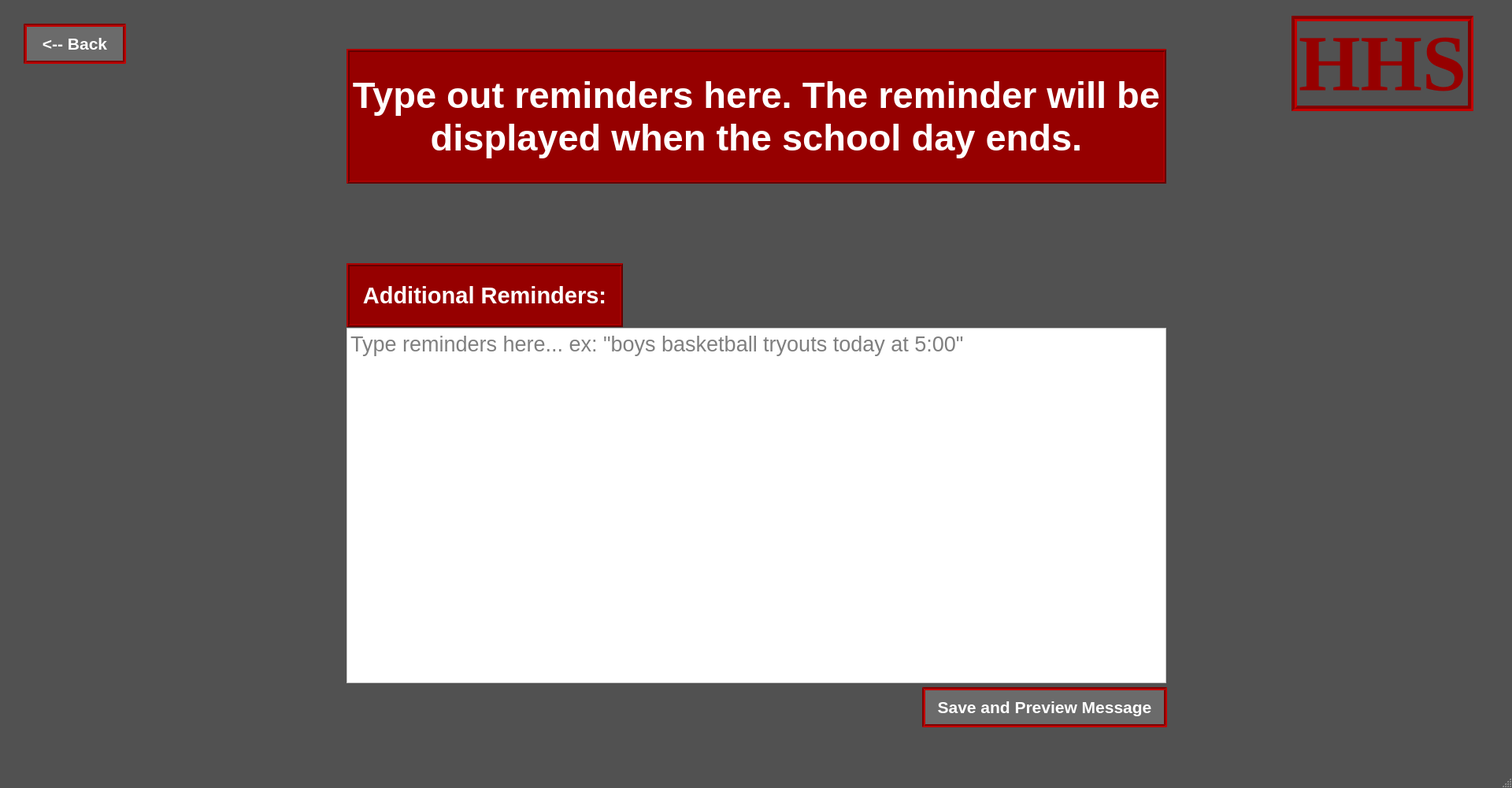
<?xml version="1.0" encoding="UTF-8"?>
<ui version="4.0">
 <class>Dialog</class>
 <widget class="QDialog" name="Dialog">
  <property name="windowModality">
   <enum>Qt::WindowModal</enum>
  </property>
  <property name="geometry">
   <rect>
    <x>0</x>
    <y>0</y>
    <width>1920</width>
    <height>1000</height>
   </rect>
  </property>
  <property name="sizePolicy">
   <sizepolicy hsizetype="Expanding" vsizetype="Expanding">
    <horstretch>0</horstretch>
    <verstretch>0</verstretch>
   </sizepolicy>
  </property>
  <property name="windowTitle">
   <string>Dialog</string>
  </property>
  <property name="windowOpacity">
   <double>1.000000000000000</double>
  </property>
  <property name="sizeGripEnabled">
   <bool>true</bool>
  </property>
  <property name="modal">
   <bool>true</bool>
  </property>
  <widget class="QWidget" name="widget" native="true">
   <property name="enabled">
    <bool>true</bool>
   </property>
   <property name="geometry">
    <rect>
     <x>0</x>
     <y>0</y>
     <width>1920</width>
     <height>1000</height>
    </rect>
   </property>
   <property name="styleSheet">
    <string notr="true">background-color:rgb(81, 81, 81)</string>
   </property>
   <widget class="QLabel" name="label_2">
    <property name="geometry">
     <rect>
      <x>440</x>
      <y>62</y>
      <width>1041</width>
      <height>171</height>
     </rect>
    </property>
    <property name="font">
     <font>
      <pointsize>35</pointsize>
      <weight>75</weight>
      <bold>true</bold>
     </font>
    </property>
    <property name="styleSheet">
     <string notr="true">background-color:rgb(150, 0, 0);
color: rgb(255, 255, 255);
</string>
    </property>
    <property name="frameShape">
     <enum>QFrame::Box</enum>
    </property>
    <property name="frameShadow">
     <enum>QFrame::Raised</enum>
    </property>
    <property name="lineWidth">
     <number>2</number>
    </property>
    <property name="text">
     <string>Type out reminders here. The reminder will be displayed when the school day ends.</string>
    </property>
    <property name="alignment">
     <set>Qt::AlignCenter</set>
    </property>
    <property name="wordWrap">
     <bool>true</bool>
    </property>
   </widget>
   <widget class="QLabel" name="label_3">
    <property name="geometry">
     <rect>
      <x>1640</x>
      <y>20</y>
      <width>231</width>
      <height>121</height>
     </rect>
    </property>
    <property name="font">
     <font>
      <family>Times New Roman</family>
      <pointsize>76</pointsize>
      <weight>75</weight>
      <bold>true</bold>
     </font>
    </property>
    <property name="styleSheet">
     <string notr="true">color:rgb(150, 0, 0);
border: 7px groove rgb(130, 0, 0)</string>
    </property>
    <property name="frameShape">
     <enum>QFrame::Box</enum>
    </property>
    <property name="frameShadow">
     <enum>QFrame::Plain</enum>
    </property>
    <property name="lineWidth">
     <number>6</number>
    </property>
    <property name="text">
     <string>HHS</string>
    </property>
    <property name="scaledContents">
     <bool>false</bool>
    </property>
    <property name="alignment">
     <set>Qt::AlignCenter</set>
    </property>
   </widget>
   <widget class="QLabel" name="label">
    <property name="geometry">
     <rect>
      <x>440</x>
      <y>334</y>
      <width>351</width>
      <height>81</height>
     </rect>
    </property>
    <property name="font">
     <font>
      <pointsize>22</pointsize>
      <weight>75</weight>
      <bold>true</bold>
     </font>
    </property>
    <property name="styleSheet">
     <string notr="true">background-color:rgb(150, 0, 0);
color: rgb(255, 255, 255);

</string>
    </property>
    <property name="frameShape">
     <enum>QFrame::Box</enum>
    </property>
    <property name="frameShadow">
     <enum>QFrame::Raised</enum>
    </property>
    <property name="lineWidth">
     <number>2</number>
    </property>
    <property name="text">
     <string>Additional Reminders:</string>
    </property>
    <property name="alignment">
     <set>Qt::AlignCenter</set>
    </property>
    <property name="wordWrap">
     <bool>false</bool>
    </property>
   </widget>
   <widget class="QTextEdit" name="eodmessageinput">
    <property name="geometry">
     <rect>
      <x>440</x>
      <y>416</y>
      <width>1041</width>
      <height>451</height>
     </rect>
    </property>
    <property name="font">
     <font>
      <pointsize>20</pointsize>
     </font>
    </property>
    <property name="styleSheet">
     <string notr="true">background-color: rgb(255, 255, 255);</string>
    </property>
    <property name="placeholderText">
     <string>Type reminders here... ex: &quot;boys basketball tryouts today at 5:00&quot;</string>
    </property>
   </widget>
   <widget class="QPushButton" name="gobackhome">
    <property name="geometry">
     <rect>
      <x>30</x>
      <y>30</y>
      <width>130</width>
      <height>51</height>
     </rect>
    </property>
    <property name="font">
     <font>
      <pointsize>16</pointsize>
      <weight>75</weight>
      <bold>true</bold>
     </font>
    </property>
    <property name="styleSheet">
     <string notr="true">background-color: rgb(107, 107, 107);
border: 4px groove rgb(130, 0, 0);
color: rgb(255, 255, 255)</string>
    </property>
    <property name="text">
     <string>&lt;-- Back</string>
    </property>
   </widget>
   <widget class="QPushButton" name="saveButton">
    <property name="geometry">
     <rect>
      <x>1171</x>
      <y>872</y>
      <width>311</width>
      <height>51</height>
     </rect>
    </property>
    <property name="font">
     <font>
      <pointsize>16</pointsize>
      <weight>75</weight>
      <bold>true</bold>
     </font>
    </property>
    <property name="styleSheet">
     <string notr="true">background-color: rgb(107, 107, 107);
border: 4px groove rgb(130, 0, 0);
color: rgb(255, 255, 255)</string>
    </property>
    <property name="text">
     <string>Save and Preview Message</string>
    </property>
   </widget>
  </widget>
 </widget>
 <resources/>
 <connections/>
</ui>
